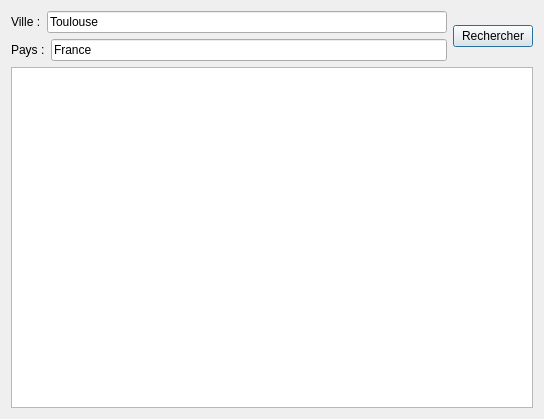
<?xml version="1.0" encoding="UTF-8"?>
<ui version="4.0">
 <class>Dialog</class>
 <widget class="QDialog" name="Dialog">
  <property name="geometry">
   <rect>
    <x>0</x>
    <y>0</y>
    <width>544</width>
    <height>419</height>
   </rect>
  </property>
  <property name="windowTitle">
   <string>Dialog</string>
  </property>
  <layout class="QGridLayout" name="gridLayout">
   <item row="0" column="0">
    <layout class="QVBoxLayout" name="verticalLayout_2">
     <item>
      <layout class="QHBoxLayout" name="horizontalLayout_3">
       <item>
        <layout class="QVBoxLayout" name="verticalLayout">
         <item>
          <layout class="QHBoxLayout" name="horizontalLayout">
           <item>
            <widget class="QLabel" name="label">
             <property name="text">
              <string>Ville :</string>
             </property>
            </widget>
           </item>
           <item>
            <widget class="QLineEdit" name="lineEdit_Ville">
             <property name="text">
              <string>Toulouse</string>
             </property>
            </widget>
           </item>
          </layout>
         </item>
         <item>
          <layout class="QHBoxLayout" name="horizontalLayout_2">
           <item>
            <widget class="QLabel" name="label_2">
             <property name="text">
              <string>Pays :</string>
             </property>
            </widget>
           </item>
           <item>
            <widget class="QLineEdit" name="lineEdit_Pays">
             <property name="text">
              <string>France</string>
             </property>
            </widget>
           </item>
          </layout>
         </item>
        </layout>
       </item>
       <item>
        <widget class="QPushButton" name="pushButton_Rechercher">
         <property name="text">
          <string>Rechercher</string>
         </property>
        </widget>
       </item>
      </layout>
     </item>
     <item>
      <widget class="QGraphicsView" name="graphicsView"/>
     </item>
    </layout>
   </item>
  </layout>
 </widget>
 <layoutdefault spacing="6" margin="11"/>
 <resources/>
 <connections/>
</ui>
